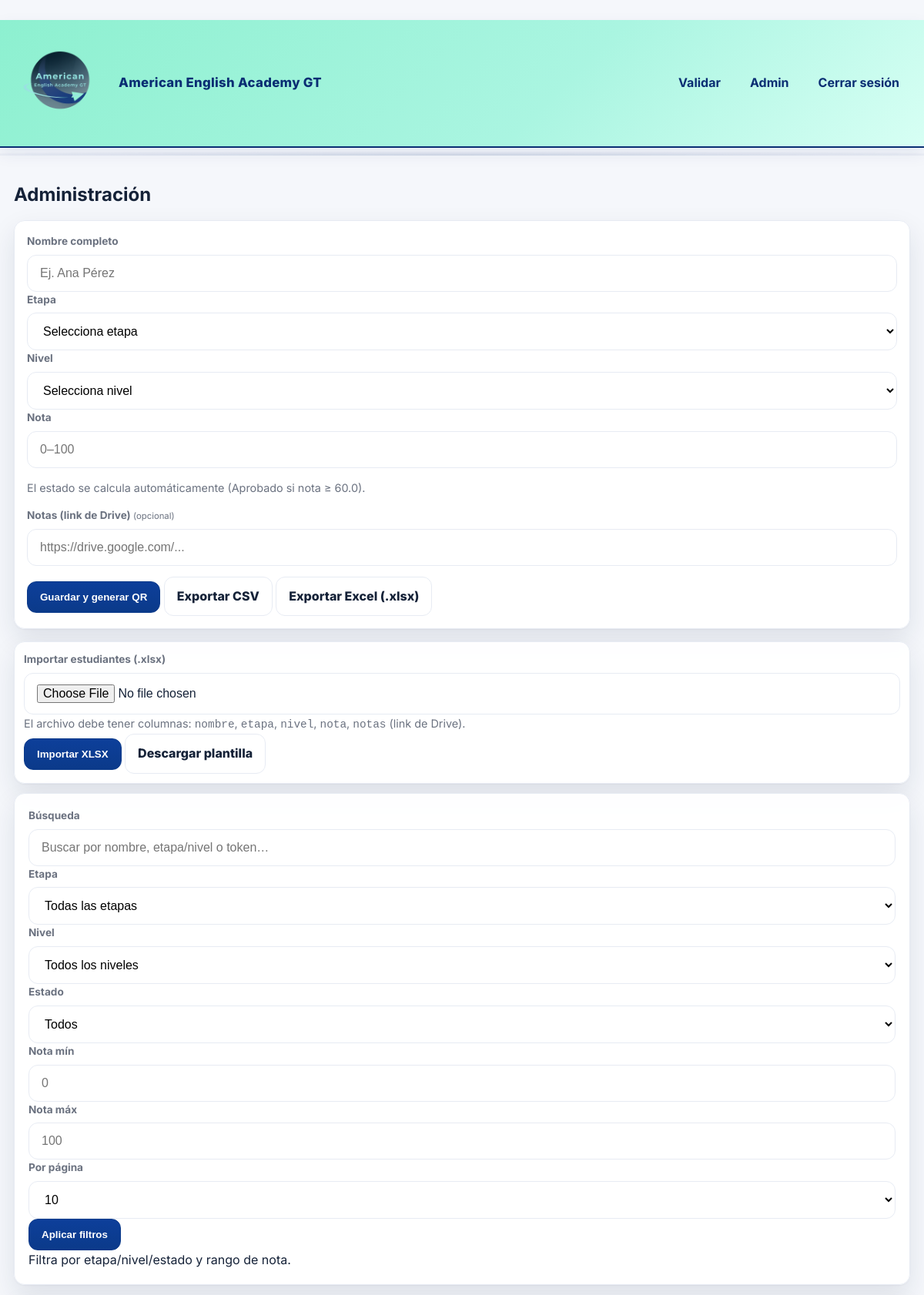
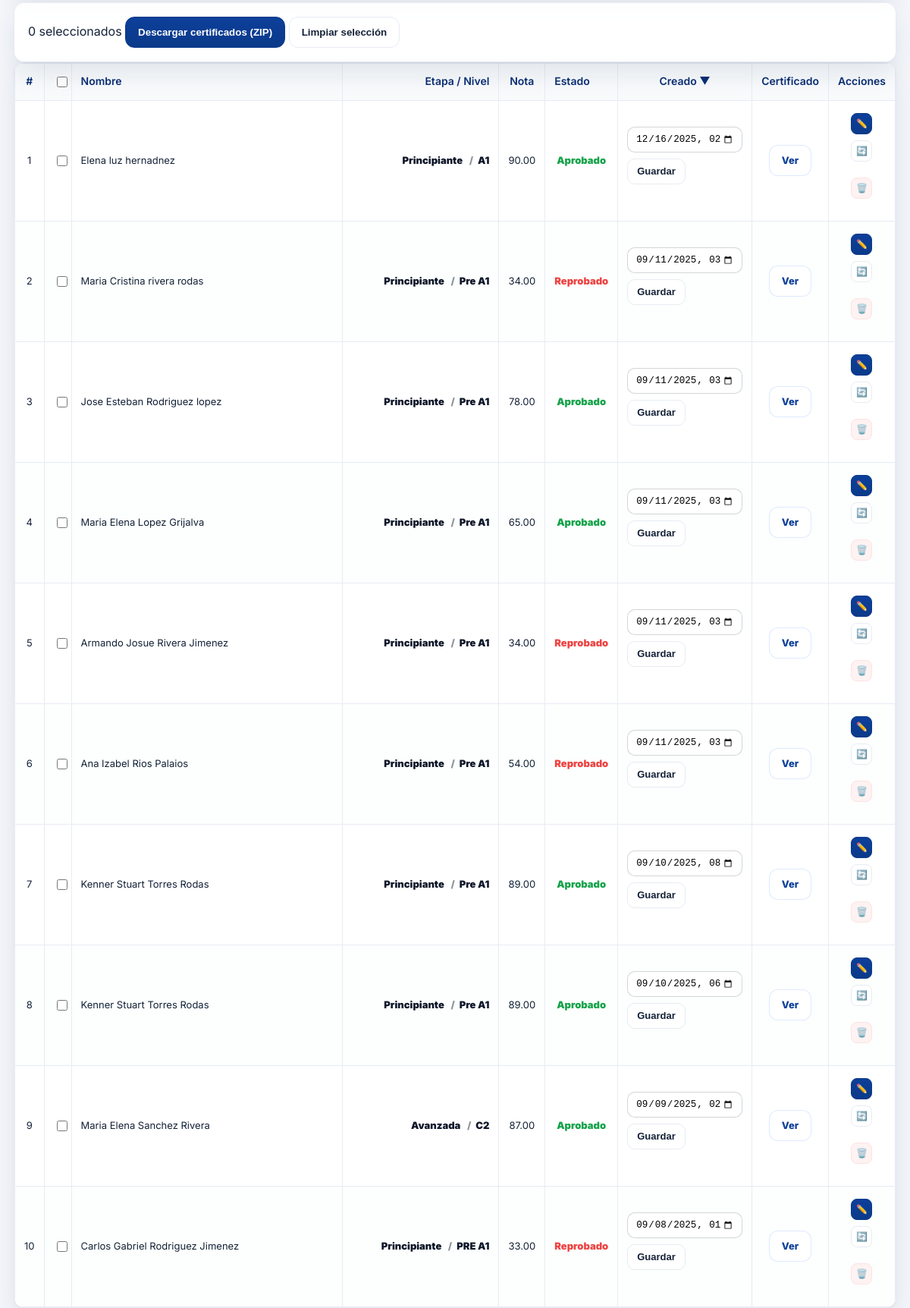
Page /admin (signed in, upper part) on the committed database (2 pictures, top to bottom).
### tables this page shows
CREATE TABLE estudiantes(
          id INTEGER PRIMARY KEY AUTOINCREMENT,
          token TEXT UNIQUE NOT NULL,
          nombre TEXT NOT NULL,
          curso TEXT NOT NULL,
          nota REAL NOT NULL,
          estado TEXT CHECK(estado IN ('Aprobado','Reprobado')) NOT NULL,
          creado_en TEXT NOT NULL
        , columna TEXT, notas TEXT, programa TEXT);

### app.py (the view, shortened to what this page needs)
@app.route("/admin", methods=["GET", "POST"])
@login_required
@role_required("admin", "subadmin")
def admin():
    q        = (request.args.get("q") or "").strip()
    etapa_filtro  = canonical_etapa((request.args.get("etapa") or "").strip()) if (request.args.get("etapa") or "").strip() else ""
    nivel_filtro  = (request.args.get("nivel") or "").strip()
    estado_filtro = (request.args.get("estado") or "").strip()
    nota_min_s = (request.args.get("nota_min") or "").strip()
    nota_max_s = (request.args.get("nota_max") or "").strip()
    sort     = (request.args.get("sort") or "creado_en").strip()
    order    = (request.args.get("order") or "desc").lower()
    page     = int(request.args.get("page", 1) or 1)
    per_page = int(request.args.get("per_page", 10) or 10)
    allowed_sorts = {"id", "token", "nombre", "curso", "nota", "estado", "creado_en"}
    if sort not in allowed_sorts:
        sort = "creado_en"
    if order not in {"asc", "desc"}:
        order = "desc"
    if per_page not in (10, 25, 50, 100):
        per_page = 10
    if page < 1:
        page = 1
    niveles_filtro = ETAPAS.get(etapa_filtro, []) if etapa_filtro else []
    where_parts = ["1=1"]
    params = []
    if q:
        q_norm = f"%{strip_accents_py(q).lower()}%"
        where_parts.append(" (lower(strip_accents(nombre)) LIKE ? OR lower(strip_accents(curso)) LIKE ? OR token LIKE ?) ")
        params.extend([q_norm, q_norm, f"%{q}%"])
    if etapa_filtro:
        where_parts.append(" curso LIKE ? ")
        params.append(f"{etapa_filtro} - %")
    if estado_filtro:
        where_parts.append(" estado = ? ")
        params.append(estado_filtro)
    try:
        if nota_min_s != "":
            nota_min = float(nota_min_s)
            where_parts.append(" nota >= ? ")
            params.append(nota_min)
    except Exception:
        pass
    try:
        if nota_max_s != "":
            nota_max = float(nota_max_s)
            where_parts.append(" nota <= ? ")
            params.append(nota_max)
    except Exception:
        pass
    where = " AND ".join(where_parts)
    with conn() as cdb:
        total = cdb.execute(f"SELECT COUNT(*) FROM estudiantes WHERE {where}", params).fetchone()[0]
        total_pages = max(1, (total + per_page - 1) // per_page)
        if page > total_pages:
            page = total_pages
        offset = (page - 1) * per_page
        rows = cdb.execute(
            f"SELECT * FROM estudiantes WHERE {where} "
            f"ORDER BY {sort} {order.upper()} LIMIT ? OFFSET ?",
            (*params, per_page, offset),
        ).fetchall()
    listado = [{
        "id": e["id"],
        "token": e["token"],
        "nombre": e["nombre"],
        "curso": e["curso"],
        "nota": e["nota"],
        "estado": e["estado"],
        "creado_en": e["creado_en"],
        "qr_url": f"/static/qrs/{e['token']}.png",
        "cert_url": url_for("ver_cert", token=e["token"], _external=True),
    } for e in rows]
    pages = list(range(max(1, page - 2), min(total_pages, page + 2) + 1))
    return render_template(
        "admin.html",
        estudiantes=listado,
        q=q,
        etapa_filtro=etapa_filtro,
        nivel_filtro=nivel_filtro,
        niveles_filtro=niveles_filtro,
        estado_filtro=estado_filtro,
        nota_min=nota_min_s,
        nota_max=nota_max_s,
        sort=sort,
        order=order,
        page=page,
        per_page=per_page,
        total=total,
        total_pages=total_pages,
        pages=pages,
    )

### templates/admin.html (shortened to what this page needs)
  {% extends "base.html" %}
  {% block body_class %}page-admin{% endblock %}
  {% block content %}
  <h2 style="margin:10px 0 14px 0;">Administración</h2>
  <form class="card form" method="post" style="padding:16px;">
    <div class="grid two">
      <label class="field">
        <span>Nombre completo</span>
        <input name="nombre" placeholder="Ej. Ana Pérez" required />
      </label>
      <label class="field">
        <span>Etapa</span>
        <select name="etapa" id="etapa_new" required>
          <option value="">Selecciona etapa</option>
        </select>
      </label>
      <label class="field">
        <span>Nivel</span>
        <select name="nivel" id="nivel_new" required>
          <option value="">Selecciona nivel</option>
        </select>
      </label>
      <label class="field">
        <span>Nota</span>
        <input name="nota" type="number" step="0.01" min="0" max="100" placeholder="0–100" required />
      </label>
    </div>
    <div class="help">
      El estado se calcula automáticamente (Aprobado si nota ≥ {{ PASSING_GRADE }}).
    </div>
    <div class="field">
      <span>Notas (link de Drive) <small style="color:#6b7280;font-weight:400">(opcional)</small></span>
      <input class="input" type="url" name="notas" placeholder="https://drive.google.com/..." />
    </div>
    <div class="btns">
      <button class="btn btn-primary">Guardar y generar QR</button>
      <a href="{{ url_for('export_csv') }}" class="btn">Exportar CSV</a>
      <a href="{{ url_for('export_xlsx') }}" class="btn">Exportar Excel (.xlsx)</a>
    </div>
  </form>
  <form class="card" method="post" action="{{ url_for('import_xlsx') }}" enctype="multipart/form-data" style="padding:12px;margin:12px 0;">
    <div class="grid two">
      <div>
        <label class="field">
          <span>Importar estudiantes (.xlsx)</span>
          <input type="file" name="archivo" accept=".xlsx" required>
        </label>
        <small class="help">
          El archivo debe tener columnas: <code>nombre</code>, <code>etapa</code>, <code>nivel</code>, <code>nota</code>, <code>notas</code> (link de Drive).
        </small>
      </div>
      <div style="align-self:end;">
        <button class="btn btn-primary">Importar XLSX</button>
        <a class="btn" href="{{ url_for('download_import_template') }}">Descargar plantilla</a>
      </div>
    </div>
  </form>
  <form method="get" action="{{ url_for('admin') }}" class="card adv-card">
    <div class="adv-grid">
      <div>
        <label class="field">
          <span>Búsqueda</span>
          <input class="input" name="q" value="{{ q or '' }}" placeholder="Buscar por nombre, etapa/nivel o token…" />
        </label>
      </div>
      <div>
        <label class="field">
          <span>Etapa</span>
          <select class="input" name="etapa" id="etapa_filter">
            <option value="">Todas las etapas</option>
          </select>
        </label>
      </div>
      <div>
        <label class="field">
          <span>Nivel</span>
          <select class="input" name="nivel" id="nivel_filter">
            <option value="">Todos los niveles</option>
          </select>
        </label>
      </div>
      <div>
        <label class="field">
          <span>Estado</span>
          <select class="input" name="estado">
            <option value="">Todos</option>
          </select>
        </label>
      </div>
      <div class="row2">
        <label class="field" style="min-width:140px;">
          <span>Nota mín</span>
          <input class="input" type="number" step="0.01" min="0" max="100" name="nota_min" value="{{ nota_min or '' }}" placeholder="0" />
        </label>
        <label class="field" style="min-width:140px;">
          <span>Nota máx</span>
          <input class="input" type="number" step="0.01" min="0" max="100" name="nota_max" value="{{ nota_max or '' }}" placeholder="100" />
        </label>
        <label class="field" style="min-width:140px;">
          <span>Por página</span>
          <select class="input" name="per_page">
            <option value="10"  {{ 'selected' if per_page==10 else '' }}>10</option>
          </select>
        </label>
        <div class="adv-actions" style="margin-left:auto;">
          <button class="btn btn-primary">Aplicar filtros</button>
        </div>
      </div>
    </div>
    <div class="mini-help">Filtra por etapa/nivel/estado y rango de nota.</div>
  </form>
  <div class="card bulkbar">
    <div class="left">
      <span class="pill"><span id="selectedCount">0</span> seleccionados</span>
      <button class="btn btn-primary" id="bulkDownloadBtn" disabled>Descargar certificados (ZIP)</button>
      <button class="btn" id="clearSelectionBtn" type="button">Limpiar selección</button>
    </div>
  </div>
  <div class="table-wrap">
    <table class="responsive compact-table">
      <thead>
        {% set inv = 'asc' if order == 'desc' else 'desc' %}
        <tr>
          <th class="col-num">#</th>
          <th class="th-check"><input type="checkbox" id="check_all"></th>
          <th class="col-nombre">
            <a href="{{ url_for('admin', q=q, etapa=etapa_filtro, nivel=nivel_filtro, estado=estado_filtro, nota_min=nota_min, nota_max=nota_max, sort='nombre', order=inv if sort=='nombre' else 'asc', per_page=per_page, page=1) }}">
              Nombre {% if sort=='nombre' %}{{ '▲' if order=='asc' else '▼' }}{% endif %}
            </a>
          </th>
          <th class="col-curso">
            <a href="{{ url_for('admin', q=q, etapa=etapa_filtro, nivel=nivel_filtro, estado=estado_filtro, nota_min=nota_min, nota_max=nota_max, sort='curso', order=inv if sort=='curso' else 'asc', per_page=per_page, page=1) }}">
              Etapa / Nivel {% if sort=='curso' %}{{ '▲' if order=='asc' else '▼' }}{% endif %}
            </a>
          </th>
          <th class="col-nota">
            <a href="{{ url_for('admin', q=q, etapa=etapa_filtro, nivel=nivel_filtro, estado=estado_filtro, nota_min=nota_min, nota_max=nota_max, sort='nota', order=inv if sort=='nota' else 'asc', per_page=per_page, page=1) }}">
              Nota {% if sort=='nota' %}{{ '▲' if order=='asc' else '▼' }}{% endif %}
            </a>
          </th>
          <th class="col-estado">
            <a href="{{ url_for('admin', q=q, etapa=etapa_filtro, nivel=nivel_filtro, estado=estado_filtro, nota_min=nota_min, nota_max=nota_max, sort='estado', order=inv if sort=='estado' else 'asc', per_page=per_page, page=1) }}">
              Estado {% if sort=='estado' %}{{ '▲' if order=='asc' else '▼' }}{% endif %}
            </a>
          </th>
          <th class="col-creado">
            <a href="{{ url_for('admin', q=q, etapa=etapa_filtro, nivel=nivel_filtro, estado=estado_filtro, nota_min=nota_min, nota_max=nota_max, sort='creado_en', order=inv if sort=='creado_en' else 'desc', per_page=per_page, page=1) }}">
              Creado {% if sort=='creado_en' %}{{ '▲' if order=='asc' else '▼' }}{% endif %}
            </a>
          </th>
          <th class="col-cert">Certificado</th>
          <th class="col-acc">Acciones</th>
        </tr>
      </thead>
      <tbody>
        {% for e in estudiantes %}
        <tr>
          <td class="col-num text-muted">{{ (page - 1) * per_page + loop.index }}</td>
          <td class="td-check">
            <input type="checkbox" class="row-check" value="{{ e.id }}">
          </td>
          <td class="col-nombre" data-th="Nombre">{{ e.nombre }}</td>
          <td class="col-curso" data-th="Etapa / Nivel">
            {% set parts = (e.curso or '').split(' - ') %}
            <span class="stage-inline">
              {{ parts[0] }}
              {% if parts|length > 1 %}
                <span class="sep">/</span>{{ parts[1] }}
              {% endif %}
            </span>
          </td>
          <td class="col-nota" data-th="Nota">{{ '%.2f'|format(e.nota) }}</td>
          <td class="col-estado" data-th="Estado">
            <span class="{{ 'ok' if e.estado=='Aprobado' else 'bad' }}">{{ e.estado }}</span>
          </td>
          <td class="col-creado" data-th="Creado">
            <form method="post" action="{{ url_for('update_fecha', id=e.id) }}" class="inline-date-form">
              <input type="datetime-local" name="creado_en" value="{{ e.creado_en|dtlocal }}">
              <button class="btn btn-sm">Guardar</button>
            </form>
          </td>
          <td class="col-cert" data-th="Certificado">
            <a class="btn btn-outline" href="{{ e.cert_url }}" target="_blank">Ver</a>
          </td>
          <td class="col-acc" data-th="Acciones">
            <div class="row-actions">
              <a class="btn btn-sm btn-primary" href="{{ url_for('editar_estudiante', id=e.id) }}">✏️</a>
              <form method="post" action="{{ url_for('regenerar_qr', token=e.token) }}">
                <button class="btn btn-sm btn-secondary">🔄</button>
              </form>
              <form method="post" action="{{ url_for('eliminar_estudiante', id=e.id) }}" class="delete-form">
                <button type="button" class="btn danger delete-btn">🗑️</button>
              </form>
            </div>
          </td>
        </tr>
        {% else %}
        <tr><td colspan="9" style="text-align:center;">Sin registros</td></tr>
        {% endfor %}
      </tbody>
    </table>
  </div>
  {% endblock %}

### rows in the picture
estudiantes: index "1", nombre "Elena luz hernadnez", parts "Principiante", parts "A1", nota "90.00", estado "Aprobado", creado_en "12/16/2025 14:39"
estudiantes: index "2", nombre "Maria Cristina rivera rodas", parts "Principiante", parts "Pre A1", nota "34.00", estado "Reprobado", creado_en "09/11/2025 15:03"
estudiantes: index "3", nombre "Jose Esteban Rodriguez lopez", parts "Principiante", parts "Pre A1", nota "78.00", estado "Aprobado", creado_en "09/11/2025 15:03"
estudiantes: index "4", nombre "Maria Elena Lopez Grijalva", parts "Principiante", parts "Pre A1", nota "65.00", estado "Aprobado", creado_en "09/11/2025 15:03"
estudiantes: index "5", nombre "Armando Josue Rivera Jimenez", parts "Principiante", parts "Pre A1", nota "34.00", estado "Reprobado", creado_en "09/11/2025 15:03"
estudiantes: index "6", nombre "Ana Izabel Rios Palaios", parts "Principiante", parts "Pre A1", nota "54.00", estado "Reprobado", creado_en "09/11/2025 15:03"
estudiantes: index "7", nombre "Kenner Stuart Torres Rodas", parts "Principiante", parts "Pre A1", nota "89.00", estado "Aprobado", creado_en "09/10/2025 20:09"
estudiantes: index "8", nombre "Kenner Stuart Torres Rodas", parts "Principiante", parts "Pre A1", nota "89.00", estado "Aprobado", creado_en "09/10/2025 18:59"
estudiantes: index "9", nombre "Maria Elena Sanchez Rivera", parts "Avanzada", parts "C2", nota "87.00", estado "Aprobado", creado_en "09/09/2025 14:38"
estudiantes: index "10", nombre "Carlos Gabriel Rodriguez Jimenez", parts "Principiante", parts "PRE A1", nota "33.00", estado "Reprobado", creado_en "09/08/2025 13:36"

### other values in the picture
{{ PASSING_GRADE }} "60.0"
{{ '▲' if order=='asc' else '▼' }} "▼"
